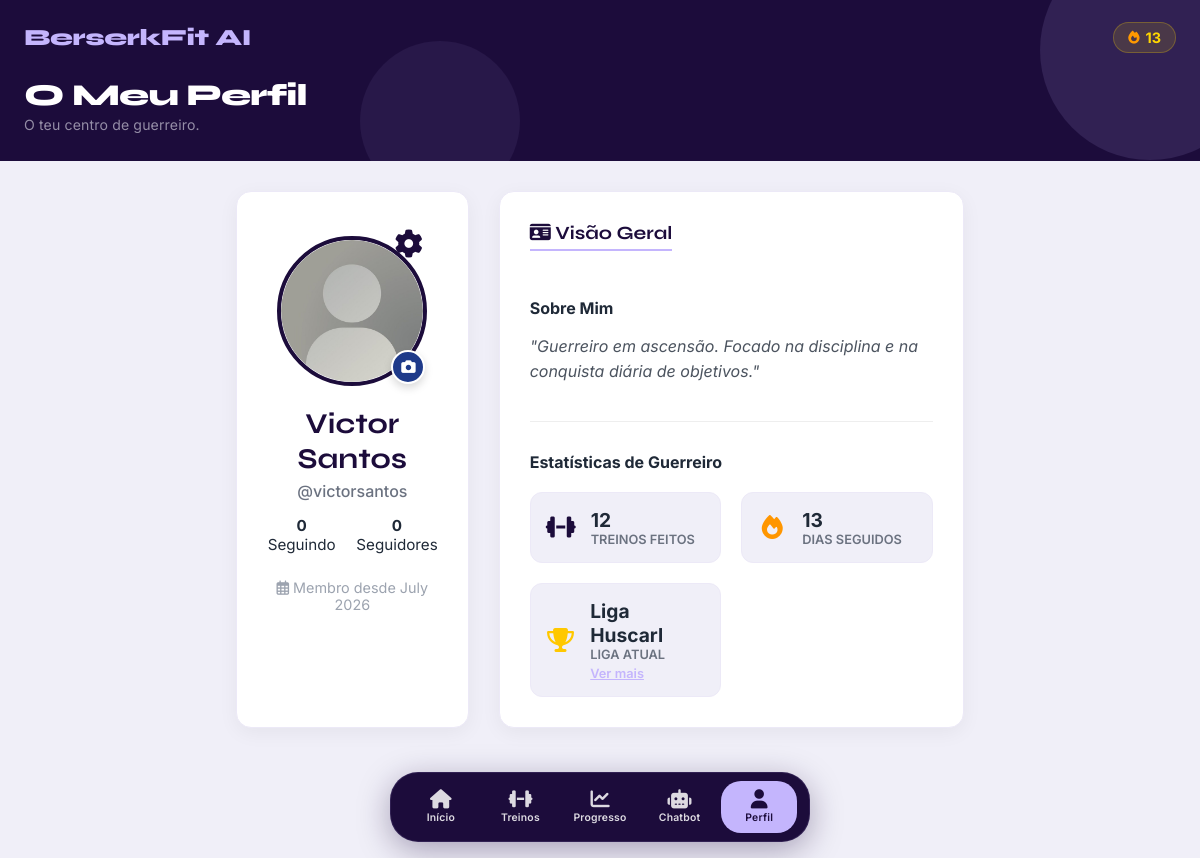
Screenshot of /perfil.php (signed in) with the database file from the repository.
### tables this page shows
CREATE TABLE `user` (
  `id_user` int(11) NOT NULL AUTO_INCREMENT,
  `nome` varchar(100) NOT NULL,
  `email` varchar(150) NOT NULL,
  `password_hash` varchar(255) NOT NULL,
  `data_registo` datetime NOT NULL DEFAULT current_timestamp(),
  `tipo_plano` varchar(50) DEFAULT 'gratuito',
  `data_expiracao_plano` date DEFAULT NULL,
  `ddd` varchar(3) DEFAULT NULL,
  `telefone` varchar(9) DEFAULT NULL,
  `data_nascimento` date DEFAULT NULL,
  `genero` enum('Masculino','Feminino','Outro') DEFAULT NULL,
  `tipo_usuario` varchar(20) DEFAULT 'Usuario',
  `foto` varchar(255) DEFAULT NULL,
  `usercol` varchar(45) DEFAULT 'assets/fotos/default-user.png',
  `day_streak` int(11) DEFAULT 0,
  `league` enum('Renegado','Viking','Huscarl','Jarl','Berserker','Ragnarok') DEFAULT 'Renegado',
  `username` varchar(50) DEFAULT NULL,
  `tfa_secret` varchar(255) DEFAULT NULL,
  `tfa_backup_codes` text DEFAULT NULL,
  `stripe_customer_id` varchar(150) DEFAULT NULL,
  PRIMARY KEY (`id_user`),
  UNIQUE KEY `user_email_unique` (`email`),
  UNIQUE KEY `username` (`username`),
  UNIQUE KEY `user_username_unique` (`username`)
);

### ligacao.php (called while the page is built, shortened)
<?php
$servername = "localhost";
$username = "root";
$password = "";
$dbname = "berserkfit";
$conn = null;
try {
    $conn = new mysqli($servername, $username, $password, $dbname);
} catch (Exception $e) {
    die("Falhou a ligação à base de dados. Por favor, verifique as credenciais no ficheiro ligacao.php. Erro: " . $e->getMessage());
}
$conn->query("SET time_zone = '+01:00'");
if (isset($_SESSION['user_id'])) {
    $tabela_existe = $conn->query("SHOW TABLES LIKE 'day_streak'")->num_rows > 0;
    if ($tabela_existe) {
        $global_streak = 0;
    }
}
?>

### perfil.php (the view, shortened to what this page needs)
<?php
require "ligacao.php";
$id_user = $_SESSION['user_id'];
$sql = "SELECT * FROM user WHERE id_user = ?";
$stmt = $conn->prepare($sql);
$stmt->bind_param("i", $id_user);
$stmt->execute();
$result = $stmt->get_result();
$user = $result->fetch_assoc();
$sql_treinos = "SELECT COUNT(*) as total FROM historico_treino_log WHERE id_user = ?";
$stmt = $conn->prepare($sql_treinos);
$stmt->bind_param("i", $id_user);
$stmt->execute();
$res_treinos = $stmt->get_result();
$total_treinos = $res_treinos->fetch_assoc()['total'];
$streak = $global_streak ?? 0;
$seguidores = 0;
$seguindo = 0;
$biografia = "Guerreiro em ascensão. Focado na disciplina e na conquista diária de objetivos.";
$current_league = "Liga " . ($user['league'] ?? 'Renegado');
$handle = "@" . strtolower(explode(' ', trim($user['username']))[0]);
$data_entrada = !empty($user['data_registo'])
    ? strftime('%B %Y', strtotime($user['data_registo']))
    : 'erro';
?>
<!DOCTYPE html>
<html lang="pt-PT">
<head>
    <link rel="stylesheet" href="css/global.css?v=<?= time() ?>">
    <link rel="stylesheet" href="css/dashboard.css?v=<?= time() ?>">
    <link rel="stylesheet" href="css/perfil.css?v=<?= time() ?>">
    <link rel="stylesheet" href="https://cdnjs.cloudflare.com/ajax/libs/font-awesome/6.5.2/css/all.min.css">
    <link rel="stylesheet" href="css/perfil_extra.css?v=<?= time() ?>">
</head>
<body>
    <header class="fade-in-element">
        <div class="header-top">
            <h1 class="app-title">BerserkFit AI</h1>
            <div class="header-actions">
                <div class="streak-counter">
                    <i class="fa-solid fa-fire"></i>
                    <span><?= $streak ?? 0 ?></span>
                </div>
            </div>
        </div>
        <div class="header-greeting">
            <h2>O Meu Perfil</h2>
            <p>O teu centro de guerreiro.</p>
        </div>
    </header>
    <main class="main-content" style="padding-top: 10px; max-width: 800px; margin: 0 auto;">
        <div class="profile-container-grid">
            <div class="profile-card">
                <div class="settings-icon-container">
                    <a href="configuracoes.php" class="btn-settings" title="Configurações">
                        <i class="fas fa-cog"></i>
                    </a>
                </div>
                <div class="profile-header-img">
                    <?php
                    $fotoDisplay = (!empty($user['foto']) && file_exists($user['foto'])) ? $user['foto'] : 'assets/fotos/default-user.png';
                    ?>
                    <img src="<?php echo htmlspecialchars($fotoDisplay); ?>" alt="Foto de Perfil" id="imgPerfilDisplay">
                    <div class="edit-photo-overlay" onclick="document.getElementById('inputFotoPerfil').click()"
                        title="Alterar Foto">
                        <i class="fas fa-camera"></i>
                    </div>
                </div>
                <h2><?php echo htmlspecialchars($user['nome']); ?></h2>
                <p class="handle"><?php echo $handle; ?></p>
                <div class="social-counts" style="margin-bottom: 25px; font-size: 0.95rem; display: flex; justify-content: center; gap: 20px;">
                    <span style="cursor: pointer;"><strong><?php echo $seguindo; ?></strong> Seguindo</span>
                    <span style="cursor: pointer;"><strong><?php echo $seguidores; ?></strong> Seguidores</span>
                </div>
                <p class="joined"><i class="far fa-calendar-alt"></i> Membro desde <?php echo $data_entrada; ?></p>
            </div>
            <div class="settings-panel" id="public-panel">
                <h3><i class="fas fa-id-card"></i> Visão Geral</h3>
                <div class="bio-section">
                    <h4 style="margin-bottom: 10px; color: var(--cor-texto);">Sobre Mim</h4>
                    <p class="bio-text">"<?php echo $biografia; ?>"</p>
                </div>
                <h4 style="margin-bottom: 15px; color: var(--cor-texto);">Estatísticas de Guerreiro</h4>
                <div class="public-stats-grid">
                    <div class="stat-box">
                        <i class="fas fa-dumbbell"></i>
                        <div>
                            <span class="stat-val"><?php echo $total_treinos; ?></span>
                            <span class="stat-title">Treinos Feitos</span>
                        </div>
                    </div>
                    <div class="stat-box">
                        <i class="fas fa-fire" style="color: #ff9600;"></i>
                        <div>
                            <span class="stat-val"><?php echo $streak; ?></span>
                            <span class="stat-title">Dias Seguidos</span>
                        </div>
                    </div>
                    <div class="stat-box">
                        <i class="fas fa-trophy" style="color: #ffc800;"></i>
                        <div>
                            <span class="stat-val"><?php echo $current_league; ?></span>
                            <span class="stat-title">Liga Atual</span>
                            <a href="javascript:void(0)" onclick="abrirModalLiga()" style="color: var(--cor-intermedia); font-size: 0.8rem; text-decoration: underline; display: block; margin-top: 4px; font-weight: 600;">Ver mais</a>
                        </div>
                    </div>
                </div>
            </div>
        </div>
    </main>
    <?php include 'app_navbar.php'; ?>
</body>
</html>

### css/global.css (style rules this page uses)
:root { --cor-fundo: #f0eff8; --cor-primaria: #ffffff; --cor-secundaria: #ece9f7; --cor-destaque: #1c0c3b; --cor-destaque-escuro: #1c0c3b; --cor-intermedia: #c4b5fd; --cor-texto: #1f2937; --cor-texto-claro: #f8f7ff; --cor-amarela: #ffd700; --fonte-texto: "Inter", sans-serif; --fonte-titulo: "Syne", sans-serif; --cor-glass: rgba(255, 255, 255, 0.72); --sombra-card: 0 2px 16px rgba(28, 12, 59, 0.09); --cor-acento: #7c5cbf; --primary-color: var(--cor-intermedia); --primary-dark: var(--cor-destaque); --bg-dark: var(--cor-fundo); --bg-card: var(--cor-primaria); --text-light: var(--cor-texto); --text-gray: #6b7280; --border-color: var(--cor-secundaria); --cor-destaque-claro: rgba(196, 181, 253, 0.15); }
* { box-sizing: border-box; }
body { font-family: var(--fonte-texto); background: var(--cor-fundo); color: var(--cor-texto); margin: 0; padding: 0 0 110px 0; min-height: 100vh; }
header { background: var(--cor-destaque); border-bottom: none; box-shadow: none; padding: 22px 24px 28px; gap: 0; position: relative; overflow: hidden; margin-bottom: 20px; }
header::before { content: ''; position: absolute; top: -60px; right: -60px; width: 220px; height: 220px; border-radius: 50%; background: rgba(196, 181, 253, 0.12); pointer-events: none; }
header::after { content: ''; position: absolute; bottom: -40px; left: 30%; width: 160px; height: 160px; border-radius: 50%; background: rgba(196, 181, 253, 0.07); pointer-events: none; }
.header-top { display: flex; justify-content: space-between; align-items: center; margin-bottom: 26px; position: relative; z-index: 2; }
.app-title { font-family: var(--fonte-titulo); font-size: 1.45em; font-weight: 800; margin: 0; color: var(--cor-intermedia); letter-spacing: -0.02em; }
.header-actions { display: flex; gap: 10px; align-items: center; }
.streak-counter { display: flex; align-items: center; gap: 6px; background: rgba(255, 216, 0, 0.12); border: 1px solid rgba(255, 216, 0, 0.25); padding: 6px 14px; border-radius: 20px; font-weight: 700; font-size: 0.9em; color: #ffd700; font-family: var(--fonte-texto); }
.streak-counter .fa-fire { color: #ff9900; font-size: 0.9em; }
.header-greeting { position: relative; z-index: 2; }
.header-greeting h2 { font-family: var(--fonte-titulo); font-size: 1.9em; font-weight: 800; margin: 0; color: #fff; letter-spacing: -0.03em; line-height: 1.1; }
.header-greeting p { font-family: var(--fonte-texto); font-size: 0.88em; color: rgba(248, 247, 255, 0.55); margin: 4px 0 0; letter-spacing: 0.01em; }
main { padding: 20px 16px; max-width: 1200px; margin: 0 auto; }
.fade-in-element { animation: fadeIn 0.6s ease both; }

### css/dashboard.css (style rules this page uses)
main { padding: 20px 16px; }
.fade-in-element { animation: fadeIn 0.6s ease both; }

### css/perfil.css (style rules this page uses)
.profile-container-grid { display: grid; grid-template-columns: 1fr 2fr; gap: 30px; max-width: 1000px; margin: 0 auto; padding: 0 20px; }
.profile-card { background-color: var(--cor-primaria); border-radius: 15px; padding: 30px; text-align: center; box-shadow: 0 5px 20px rgba(0,0,0,0.05); border: 1px solid var(--cor-secundaria); }
.profile-header-img { position: relative; width: 150px; height: 150px; margin: 0 auto 20px; }
.profile-header-img img { width: 100%; height: 100%; border-radius: 50%; object-fit: cover; border: 4px solid var(--cor-destaque); }
.edit-photo-overlay { position: absolute; bottom: 2px; right: 2px; background: #1e3a8a; color: #fff; width: 34px; height: 34px; border-radius: 50%; display: flex; align-items: center; justify-content: center; border: 2px solid #fff; cursor: pointer; transition: transform 0.2s, background-color 0.2s, box-shadow 0.2s; text-decoration: none; z-index: 2; box-shadow: 0 4px 8px rgba(0,0,0,0.15); }
.edit-photo-overlay i { font-size: 0.9rem; }
.profile-card h2 { font-family: var(--fonte-titulo); margin: 0; font-size: 1.8rem; color: var(--cor-destaque); }
.profile-card .handle { color: #6b7280; margin: 5px 0 15px; font-weight: 500; }
.profile-card .joined { font-size: 0.9rem; color: #9ca3af; margin-bottom: 25px; }
.settings-panel { background-color: var(--cor-primaria); border-radius: 15px; padding: 30px; box-shadow: 0 5px 20px rgba(0,0,0,0.05); border: 1px solid var(--cor-secundaria); }
.settings-panel h3 { margin-top: 0; color: var(--cor-destaque); font-family: var(--fonte-titulo); border-bottom: 2px solid var(--cor-intermedia); display: inline-block; padding-bottom: 5px; margin-bottom: 25px; }

### rows the page displays
user: foto (placeholder picture), nome "Victor Santos", username "@victorsantos", data_registo "July 2026", league "Liga Huscarl"

### other values shown
$streak "13"
$seguindo "0"
$seguidores "0"
$biografia "Guerreiro em ascensão. Focado na disciplina e na conquista diária de objetivos."
$total_treinos "12"
